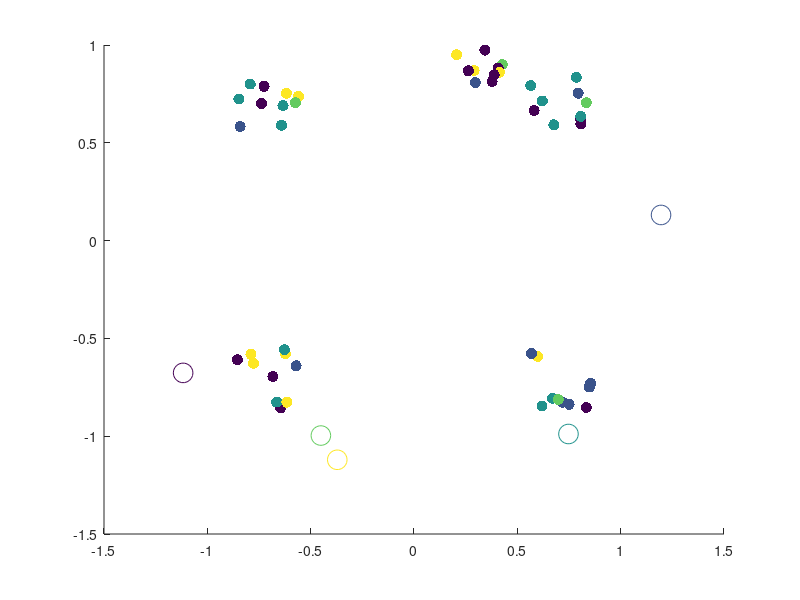

Source code (MATLAB): (Note: this script raises an error after producing the figure.)
%% Random Initalization
% yeet
% Topic I.6 - Alternating Minimization Scheme Algorithm for k-Means Clustering*
% 
% Clear the workspace and close all figure windows

close all; clear all;

load Q1data.mat; 

[n,m]= size(XData); 

% Set the number of clusters (k)
k=5;

% Assign each data vector, randomly to one of the k clusters
IndexSet = randi(k,n,1);

% Plot the data
scatter(XData(:,1),XData(:,2),64,IndexSet,'filled');
hold on

% Create data structures to store the weight vectors for cluster (c), and the 
% weight vectors from the previous iteration (cPrev)
c = zeros(k,m);
cPrev = zeros(k,m);

% Randomly initialize the weight vectors so that each component is sampled from 
% the interval [-1,1]
c = -1.2 + 2.4*rand(k,m);

% Plot the initial weight vectors
scatter(c(:,1),c(:,2),200,linspace(1,k,k))
hold off
pause



%% K++ initalization 

close all; clear all; clc;
% for funsies attempt at k++ initalization 

% 100 2-dimensional points, each points is a vector! 
%hopefully this is like quakes data
load Q1data.mat


%number of clusters; 
k =4; 

[n,m]=size(XData);



[c,IndexSet]= KPlusPlusInit(XData,k);




% Plot the data
scatter(XData(:,1),XData(:,2),64,IndexSet,'filled');
hold on
scatter(c(:,1),c(:,2),200,linspace(1,k,k))
hold off

%% The Alternating Minimization Scheme
doneFlag=0;

% Keep alternating updates to weight vectors and cluster assignments until weight 
% vectors no longer change their locations

while (~doneFlag)

    % Update the weight vectors in each cluster via the centroid formula
    for i=1:k 

        % Find the indices for all data vectors currently in cluster i
        ClusterIndices = find(IndexSet==i);

        % Find the number of data vectors currently in cluster i
        NumVecsInCluster = size(ClusterIndices,1);

        % Create a data structure to store weight vector for the current
        % cluster
        c(i,:)=0; 

        % Update cluster vector using the centroid formula
        for j=1:NumVecsInCluster
            for l=1:m
                c(i,l) = c(i,l) + XData(ClusterIndices(j,1),l)/NumVecsInCluster;
            end
        end

    end

    % Plot the updated weight vectors for each cluster
    scatter(XData(:,1),XData(:,2),64,IndexSet,'filled')
    hold on
    scatter(c(:,1),c(:,2),200,linspace(1,k,k))
    %pause
    
    % Now reassign all data vectors to the closest weight vector (cluster)

    % Create a data structure to store closest weight vector for each data
    % point
    closestCluster=zeros(n,1);

    % Reassign each data vector to the new, closest cluster
    for d=1:n

        % Store the coordinates of the current data vector
        xD = XData(d,:);

        % Set the minimum distance tracker to be a very large number
        sqDistMin=1e16;

        % Find the closest weight vector (cluster) to the current data
        % vector
        for i=1:k
            sqDist = norm(c(i,:)-xD,2);

            % If the distance is less than the current min, assign the
            % current data vector to this cluster
            if sqDist<sqDistMin
                closestCluster(d)=i;
                sqDistMin=sqDist;
            end

        end
    end

    % Update the assignments of the data vectors to their new clusters
    IndexSet = closestCluster;
    
    % Plot the data and the updated weight vectors
    hold off
    scatter(XData(:,1),XData(:,2),64,IndexSet,'filled')
    hold on
    scatter(c(:,1),c(:,2),200,linspace(1,k,k))
    hold off
    %pause
    
    % Terminate the alternating scheme if the weight vectors are unaltered
    % relative to the previous iteration
    if c==cPrev
        doneFlag=1;
    else
        cPrev=c;
    end
end


%% Calculation of Overall Coherence

% computes overall coherence AFTER K-Means! 
OvCo=oaco(XData,IndexSet,c)



%% 10 initalizations

close all; clear all; clc;



% 50  2-dimensional points, each points is a vector! 
%hopefully this is like quakes data
load Q1data.mat



rng(33)

% initalization :) heh
OvCO_forkPP = zeros(1,10);
OvCO_forRand = zeros(1,10); 
% number of clusters


k=5; 


% random initalization;

for realz = 1:10
    [n,m]= size(XData);
    IndexSeti = randi(k,n,1);
    ci = -1.2 + 2.4*rand(k,m);
    
    % scatter(XData(:,1),XData(:,2),64,IndexSeti,'filled')
    %     hold on
    %     scatter(ci(:,1),ci(:,2),200,linspace(1,k,k))
    %     hold off
    %     pause 
    %     
    
    % this runs the k-means algorithim
    [IndexSetf,cf]= kmeans493(XData,k,IndexSeti,ci);
    OvCo=oaco(XData,IndexSetf,cf);
    OvCO_forRand(:,realz) = OvCo ; % this creates a vector of the overall coherence
    
    %   scatter(XData(:,1),XData(:,2),64,IndexSetf,'filled')
    %     hold on
    %     scatter(cf(:,1),cf(:,2),200,linspace(1,k,k))
    %     hold off


end 


%k++ initalization 
for realz = 1:10  

    [ci,IndexSeti]=KPlusPlusInit(XData,k);
    
    %  scatter(XData(:,1),XData(:,2),64,IndexSeti,'filled')
    %     hold on
    %     scatter(ci(:,1),ci(:,2),200,linspace(1,k,k))
    %     hold off
    %     pause 
        
        %runs k means
   
    %uses a random     scheme for intial index
    %[IndexSetf,cf]= kmeans493(XData,k,randi(k,size(XData,1),1),ci);    
    [IndexSetf,cf]= kmeans493(XData,k,IndexSeti,ci);
    
    OvCo=oaco(XData,IndexSetf,cf);
    OvCO_forkPP(:,realz) = OvCo ; 
    
    %   scatter(XData(:,1),XData(:,2),64,IndexSetf,'filled')
    %     hold on
    %     scatter(cf(:,1),cf(:,2),200,linspace(1,k,k))
    %     hold off
end 




mean(OvCO_forkPP)
mean(OvCO_forRand)



%% Elbow Method

clc; clear all; close all; 

load Q1data.mat

suck =8; 
initalz =5; 

% rows is number of initlizations we use, coloumns is values of k 
% for each initilization scheme
mat2PlotKPP = zeros(initalz,suck); 
mat2PlotRand =zeros(initalz,suck); 

for k=1:suck
   
    
    for realz = 1:initalz

    [ci,IndexSeti]=KPlusPlusInit(XData,k);
        
        %runs k means
        
    [IndexSetf,cf]= kmeans493(XData,k,IndexSeti,ci);
    
    OvCo=oaco(XData,IndexSetf,cf);
    mat2PlotKPP(realz,k) = OvCo; 
    end 
    
    
    
     for realz = 1:initalz

    [n,m]= size(XData);
    IndexSeti = randi(k,n,1);
    ci = -1.2 + 2.4*rand(k,m);
        
        %runs k means
        
    [IndexSetf,cf]= kmeans493(XData,k,IndexSeti,ci);
    
    OvCo=oaco(XData,IndexSetf,cf);
    mat2PlotRand(realz,k) = OvCo; 
     end 
    
    
    
end 



subplot(1,2,1)
for iter = 1:5
    plot(1:suck, mat2PlotKPP(iter,:),'LineWidth',1.5,'Marker',"*",'LineStyle','--')
    hold on;
    title('Elbow Plot for K++ Initalization')
    xlabel('Number of Clusters (k)')
    ylabel('Overall Coherence y')
    %rectangle('Position',[4-1 7-1 1 1],'Curvature',[.5 .5]) 
    %legend('Realiz 1','Realiz 4','Realiz 3','Realiz 4','Realiz 5')
    grid on;
end 



hold on; 

subplot(1,2,2)
for iter = 1:5
    plot(1:suck, mat2PlotRand(iter,:),'LineWidth',1.5,'Marker',"*",'LineStyle','--')
     hold on;
    title('Elbow Plot for Random Initalization')
    xlabel('Number of Clusters (k)')
    ylabel('Overall Coherence y')
    legend('Realiz 1','Realiz 4','Realiz 3','Realiz 4','Realiz 5')
    grid on;
end 




%% MNIST PART 3


% somehow need to get data 

[XDataM ,labels]= DatHaider(100);

for suck3= 3:10
    [c,IndexSeti]=KPlusPlusInit(XDataM,suck3,42);
    [IndexSetf, cf] = kmeans493(XDataM,suck3,IndexSeti,c)
    
end 


% k =6 from jamies eblow 

k= 6; 